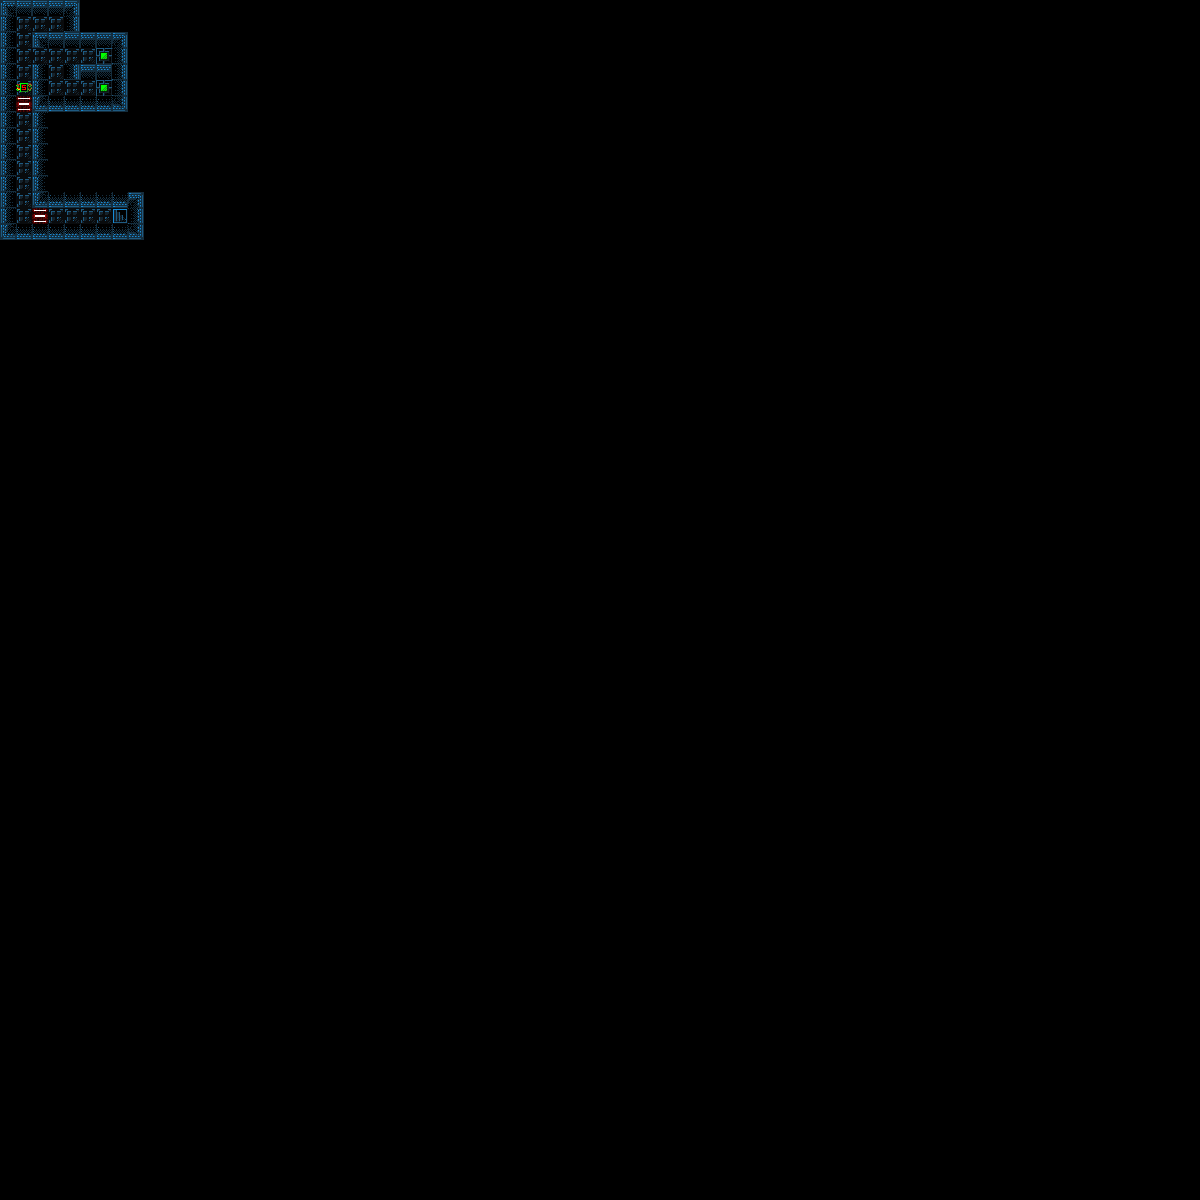

This is a level from a 2D game, rendered from its Tiled map with the project's own tilesets. A one-line summary and the map file follow, with tile-layer data summarised:
An orthogonal 75x75 tile map with 16x16 px tiles, 2 tile layers (Tile Layer 1, Tile Layer 2), 1 hidden layer not drawn.

<map version="1.0" orientation="orthogonal" renderorder="right-down" width="75" height="75" tilewidth="16" tileheight="16" nextobjectid="1">
 <tileset firstgid="1" name="newtiledsheet" tilewidth="16" tileheight="16" tilecount="63" columns="9">
  <image source="../../data/newtiledsheet.png" width="144" height="112" />
  <terraintypes>
   <terrain name="New Terrain" tile="-1" />
  </terraintypes>
  <tile id="0">
   <properties>
    <property name="destructable" value="" />
    <property name="solid" value="true" />
    <property name="type" value="tile" />
   </properties>
  </tile>
  <tile id="1">
   <properties>
    <property name="destructable" value="" />
    <property name="solid" value="true" />
    <property name="type" value="tile" />
   </properties>
  </tile>
  <tile id="5">
   <properties>
    <property name="destructable" value="" />
    <property name="id" value="1" />
    <property name="solid" value="true" />
    <property name="type" value="triggerable" />
   </properties>
  </tile>
  <tile id="9">
   <properties>
    <property name="destructable" value="" />
    <property name="solid" value="true" />
    <property name="type" value="tile" />
   </properties>
  </tile>
  <tile id="10">
   <properties>
    <property name="destructable" value="" />
    <property name="solid" value="true" />
    <property name="type" value="tile" />
   </properties>
  </tile>
  <tile id="18">
   <properties>
    <property name="destructable" value="" />
    <property name="solid" value="" />
    <property name="type" value="tile" />
   </properties>
  </tile>
  <tile id="19">
   <properties>
    <property name="destructable" value="" />
    <property name="solid" value="" />
    <property name="type" value="tile" />
   </properties>
  </tile>
  <tile id="20">
   <properties>
    <property name="destructable" value="true" />
    <property name="solid" value="true" />
    <property name="type" value="tile" />
   </properties>
  </tile>
  <tile id="27">
   <properties>
    <property name="destructable" value="" />
    <property name="solid" value="true" />
    <property name="type" value="tile" />
   </properties>
  </tile>
  <tile id="28">
   <properties>
    <property name="destructable" value="" />
    <property name="solid" value="true" />
    <property name="type" value="tile" />
   </properties>
  </tile>
  <tile id="29">
   <properties>
    <property name="destructable" value="" />
    <property name="solid" value="true" />
    <property name="type" value="tile" />
   </properties>
  </tile>
  <tile id="30">
   <properties>
    <property name="destructable" value="" />
    <property name="solid" value="true" />
    <property name="type" value="tile" />
   </properties>
  </tile>
  <tile id="31">
   <properties>
    <property name="destructable" value="" />
    <property name="solid" value="" />
    <property name="type" value="tile" />
   </properties>
  </tile>
  <tile id="33">
   <properties>
    <property name="destructable" value="" />
    <property name="solid" value="true" />
    <property name="triggers" value="1" />
    <property name="type" value="stateful" />
   </properties>
  </tile>
  <tile id="54">
   <properties>
    <property name="destructable" value="" />
    <property name="solid" value="true" />
    <property name="type" value="triggerable" />
   </properties>
  </tile>
  <tile id="55">
   <properties>
    <property name="destructable" value="" />
    <property name="solid" value="true" />
    <property name="triggers" value="1" />
    <property name="type" value="stateful" />
   </properties>
  </tile>
  <tile id="58">
   <properties>
    <property name="destructable" value="" />
    <property name="solid" value="" />
    <property name="type" value="stateful" />
   </properties>
  </tile>
 </tileset>
 <layer name="Tile Layer 1" width="75" height="75">
  <data>[5625 cells, 92 non-empty, 10 distinct tile ids]</data>
 </layer>
 <layer name="Tile Layer 2" width="75" height="75">
  <data>[5625 cells, 5 non-empty, 3 distinct tile ids]</data>
 </layer>
 <layer name="Tile Layer 3" width="75" height="75" visible="0">
  <data>[5625 cells, 2 non-empty, 1 distinct tile ids]</data>
 </layer>
</map>
